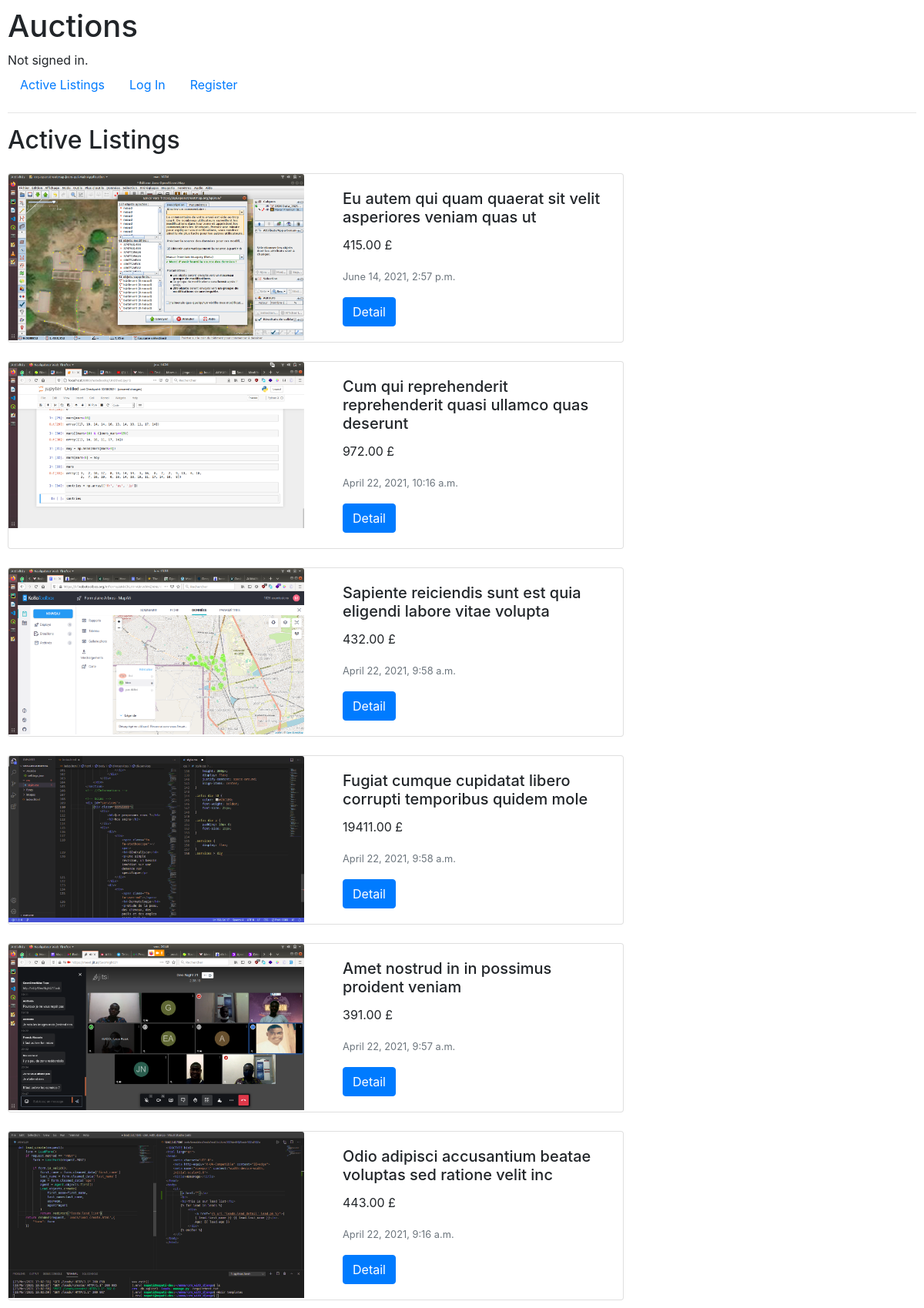
The page / on the database its author committed.
### auctions/models.py (models this page shows, shortened)
class Listing(models.Model):
    user = models.ForeignKey(User, on_delete=models.CASCADE)
    title = models.CharField(max_length=64, null=False)
    price = models.DecimalField(max_digits=20, decimal_places=2)
    picture = models.ImageField(upload_to="listings/")
    available = models.BooleanField(default=True)
    created = models.DateTimeField(auto_now=True)
    category = models.ForeignKey(Category, on_delete=models.CASCADE)
    description = models.TextField(max_length=255)

### auctions/views.py (the view)
# urls.py: path("", index, name="index"),
def index(request):
    listings = Listing.objects.filter(available=True).order_by('-created')
    context = {
        "listings": listings
    }
    return render(request, "auctions/index.html", context)

### auctions/templates/auctions/index.html
{% extends "auctions/layout.html" %}
{% block body %}
    <h2>Active Listings</h2>
    <div class="md-12">
        {% for listing in listings %}
    <div class="card mt-4" style="width: 50rem;">
      <div class="row g-0">
        <div class="col-md-6">
          <img src="{{ listing.picture.url }}" class="card-img-top" alt="picture">
        </div>
        <div class="col-md-6">
          <div class="card-body">
            <h5 class="card-title">{{ listing.title }}</h5>
              <p class="card-text">
                  {{ listing.price }} £
              </p>
              <p class="card-text">
                <small class="text-muted">{{ listing.created }}</small>
            </p>
              <p class="card-text">
                <a href="{% url 'listing_detail' listing.id %}" class="btn btn-primary">Detail</a>
            </p>
          </div>
        </div>
      </div>
    </div>
    {% endfor %}
    </div>
{% endblock %}

### auctions/templates/auctions/layout.html (shortened to what this page needs)
{% load static %}
<!DOCTYPE html>
<html lang="en">
    <head>
        <link rel="stylesheet" href="https://stackpath.bootstrapcdn.com/bootstrap/4.4.1/css/bootstrap.min.css">
        <link href="{% static 'auctions/styles.css' %}" rel="stylesheet">
    </head>
    <body>
        <h1>Auctions</h1>
        <div>
            {% if user.is_authenticated %}
                Signed in as <strong>{{ user.username }}</strong>.
            {% else %}
                Not signed in.
            {% endif %}
        </div>
        <ul class="nav">
            <li class="nav-item">
                <a class="nav-link" href="{% url 'index' %}">Active Listings</a>
            </li>
            {% if user.is_authenticated %}
                <li class="nav-item">
                    <a class="nav-link" href="{% url 'listing_create' %}">Create Listing</a>
                </li>
                <li class="nav-item">
                    <a class="nav-link" href="{% url 'logout' %}">Log Out</a>
                </li>
            {% else %}
                <li class="nav-item">
                    <a class="nav-link" href="{% url 'login' %}">Log In</a>
                </li>
                <li class="nav-item">
                    <a class="nav-link" href="{% url 'register' %}">Register</a>
                </li>
            {% endif %}
        </ul>
        <hr>
        {% block body %}
        {% endblock %}
    </body>
</html>

### auctions/static/auctions/styles.css (style rules this page uses)
body { padding: 10px; }

### rows shown on the page
Listing: picture (picture), title "Eu autem qui quam quaerat sit velit asperiores veniam quas ut", price "415.00", created "June 14, 2021, 2:57 p.m."
Listing: picture (picture), title "Cum qui reprehenderit reprehenderit quasi ullamco quas deserunt", price "972.00", created "April 22, 2021, 10:16 a.m."
Listing: picture (picture), title "Sapiente reiciendis sunt est quia eligendi labore vitae volupta", price "432.00", created "April 22, 2021, 9:58 a.m."
Listing: picture (picture), title "Fugiat cumque cupidatat libero corrupti temporibus quidem mole", price "19411.00", created "April 22, 2021, 9:58 a.m."
Listing: picture (picture), title "Amet nostrud in in possimus proident veniam", price "391.00", created "April 22, 2021, 9:57 a.m."
Listing: picture (picture), title "Odio adipisci accusantium beatae voluptas sed ratione velit inc", price "443.00", created "April 22, 2021, 9:16 a.m."
